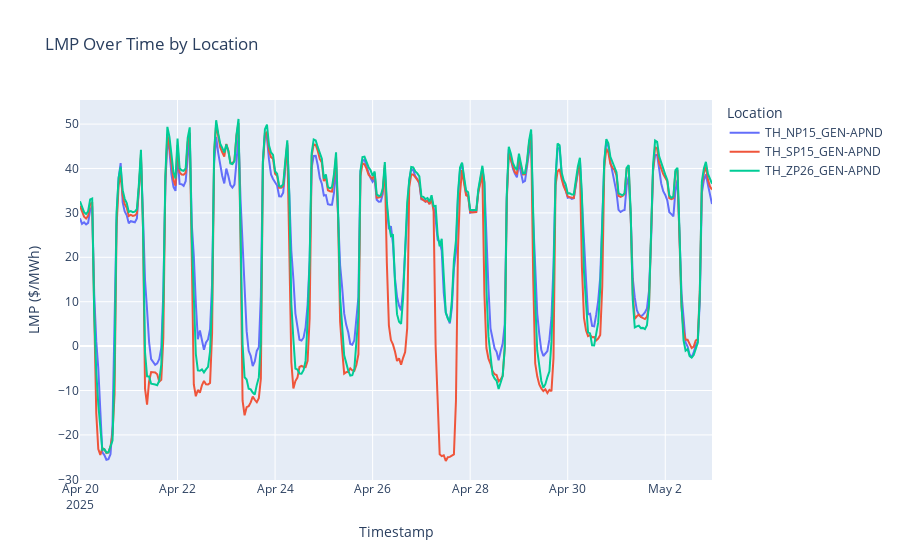

The cell this chart's notebook holds for it:
### Markdown cell above
## EDA

### Code cell
plt.figure(figsize=(12, 6))

fig = px.line(
    merged_df,
    x='Time',
    y='LMP',
    color='Location',
    title='LMP Over Time by Location',
    labels={'LMP': 'LMP ($/MWh)', 'Time': 'Timestamp'},
)

fig.show()

# # Group by Location and plot each group's LMP over time
# for location, group in merged_df.groupby('Location'):
#     plt.plot(group.index, group['LMP'], label=location)

# plt.title('LMP Over Time by Location')
# plt.xlabel('Time')
# plt.ylabel('LMP ($/MWh)')
# plt.legend(title='Location', bbox_to_anchor=(1.05, 1), loc='upper left')
# plt.tight_layout()
# plt.grid(True)
# plt.show()

### Figure 1 — Plotly figure (JSON) as saved in the notebook; plotly's stock layout.template omitted (floating-point values rounded to 4 significant figures; data arrays with more than 128 entries replaced by an {"elided": "..."} marker saying what was removed)
{"data": [{"hovertemplate": "Location=TH_NP15_GEN-APND<br>Timestamp=%{x}<br>LMP ($/MWh)=%{y}<extra></extra>", "legendgroup": "TH_NP15_GEN-APND", "line": {"color": "#636efa", "dash": "solid"}, "marker": {"symbol": "circle"}, "mode": "lines", "name": "TH_NP15_GEN-APND", "orientation": "v", "showlegend": true, "type": "scatter", "x": {"elided": "312 str values"}, "xaxis": "x", "y": {"elided": "312 float values"}, "yaxis": "y"}, {"hovertemplate": "Location=TH_SP15_GEN-APND<br>Timestamp=%{x}<br>LMP ($/MWh)=%{y}<extra></extra>", "legendgroup": "TH_SP15_GEN-APND", "line": {"color": "#EF553B", "dash": "solid"}, "marker": {"symbol": "circle"}, "mode": "lines", "name": "TH_SP15_GEN-APND", "orientation": "v", "showlegend": true, "type": "scatter", "x": {"elided": "312 str values"}, "xaxis": "x", "y": {"elided": "312 float values"}, "yaxis": "y"}, {"hovertemplate": "Location=TH_ZP26_GEN-APND<br>Timestamp=%{x}<br>LMP ($/MWh)=%{y}<extra></extra>", "legendgroup": "TH_ZP26_GEN-APND", "line": {"color": "#00cc96", "dash": "solid"}, "marker": {"symbol": "circle"}, "mode": "lines", "name": "TH_ZP26_GEN-APND", "orientation": "v", "showlegend": true, "type": "scatter", "x": {"elided": "312 str values"}, "xaxis": "x", "y": {"elided": "312 float values"}, "yaxis": "y"}], "layout": {"legend": {"title": {"text": "Location"}, "tracegroupgap": 0}, "title": {"text": "LMP Over Time by Location"}, "xaxis": {"anchor": "y", "domain": [0, 1], "title": {"text": "Timestamp"}}, "yaxis": {"anchor": "x", "domain": [0, 1], "title": {"text": "LMP ($/MWh)"}}}}
